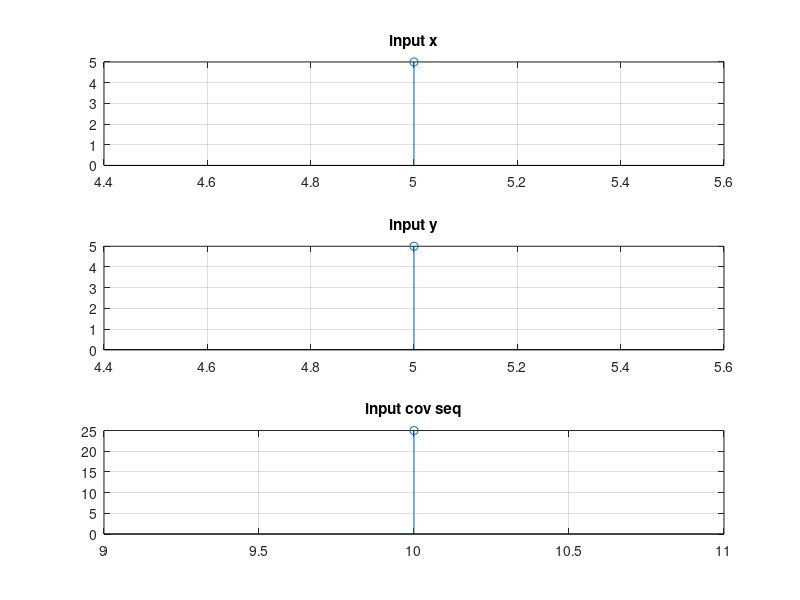

Source code (MATLAB):
clc;
clear all;
close all;
x=input('Enter First sequence=');
nx=input('Enter the range n=');
h=input('Enter second sequence=');
nh=input('Enter the range n=');
%x=[1 2 3 4 1 2 3];
%nx=[0 1 2 3 4 5 6];
%h=[1 1 1 1 1 1 1];
%nh=[0 1 2 3 4 5 6];
y=conv(x,h); % 1 3 6 10 11 13 16 15 13 10 6 5 3(13)
disp(y);
n3=min(nx)+min(nh);
n4=max(nx)+max(nh);
ny=n3:n4;
%ny=0:length(y)-1; 
%0 1 2 3 4 5 6 7 8 9 10 11 12 for y(13-1)
figure(1);

subplot(3,1,1);
stem(nx,x);
title('input x');
grid on;
subplot(3,1,2);
stem(nh,h);
title('input y');
grid on;
subplot(3,1,3);
stem(ny,y);
title('input cov seq');
grid on;